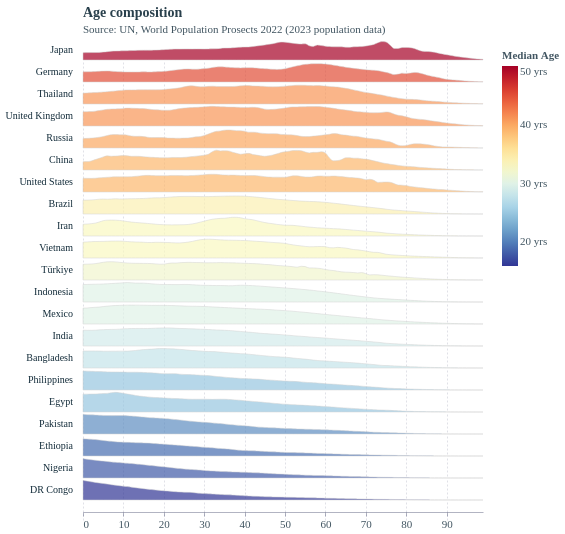

Describe this chart as a Vega-Lite specification.
### Vega-Lite specification from a JSON file in a GitHub repository (floating-point values rounded to 4 significant figures; data arrays with more than 128 entries replaced by an {"elided": "..."} marker saying what was removed)
{"config": {"font": "Circular Std", "text": {"color": "#676A86", "align": "left", "baseline": "middle", "dx": 7, "dy": 0, "fontSize": 11}, "view": {"stroke": null, "continuousWidth": 400, "continuousHeight": 300, "discreteWidth": 400, "discreteHeight": 300}, "bar": {"color": "#179fdb"}, "line": {"color": "#e6224b"}, "rule": {"color": "#676A86"}, "point": {"filled": true, "size": 80, "color": "#e6224b", "opacity": 0.95}, "geoshape": {"stroke": "white", "strokeWidth": 0.3}, "rect": {"fill": "#d6d4d4", "opacity": 0.3}, "axis": {"labelColor": "#676A86", "labelFontSize": 11, "labelFont": "Circular Std", "labelOpacity": 0.8, "tickColor": "#676A86", "tickOpacity": 0.5, "domainColor": "#676A86", "domainOpacity": 0.5, "gridColor": "#676A86", "gridDash": [2, 2], "gridOpacity": 0.5, "title": null, "titleColor": "#676A86", "titleOpacity": 0.8, "tickSize": 4}, "axisXDiscrete": {"grid": false, "labelAngle": 0, "tickCount": 10, "tickOpacity": 0.5, "title": null}, "axisYDiscrete": {"ticks": false, "labelPadding": 5}, "axisXTemporal": {"grid": false, "ticks": true}, "axisXQuantitative": {"grid": true}, "axisYQuantitative": {"gridColor": "#676A86", "gridDash": [1, 5], "gridOpacity": 0.5, "ticks": false, "labelPadding": 5, "tickCount": 8, "titleAngle": 0, "titleAlign": "left", "titleBaseline": "bottom", "titleX": 0, "titleY": -5}, "title": {"color": "#122b39E6", "subtitleColor": "#122b39CC", "font": "Circular Std", "subtitleFont": "Circular Std", "anchor": "start", "fontSize": 14, "subtitleFontSize": 11, "subtitlePadding": 4, "offset": 6, "frame": "group"}, "legend": {"titleColor": "#122b39", "title": null, "labelColor": "#122b39", "labelFontSize": 11}, "facet": {"spacing": 0}}, "data": {"name": "data-51585ead14e0c88fb4f70c5f27709898"}, "title": {"text": "Age composition", "anchor": "start", "dx": 0, "fontSize": 14, "frame": "group", "offset": 6, "subtitle": ["Source: UN, World Population Prosects 2022 (2023 population data)"]}, "facet": {"row": {"field": "Country", "header": {"labelAngle": 0, "labelAlign": "left", "labelAnchor": "end", "labelColor": "#122b39", "labelFont": "Circular Std"}, "sort": {"field": "Median_Age", "op": "mean", "order": "descending"}, "title": null, "type": "nominal"}}, "spec": {"mark": {"type": "area", "fillOpacity": 0.7, "interpolate": "monotone", "stroke": "lightgray", "strokeWidth": 0.5}, "encoding": {"fill": {"field": "Median_Age", "legend": {"gradientLength": 200, "title": "Median Age", "labelExpr": "datum.label + \" yrs\"", "labelFont": "Circular Std", "labelOpacity": 0.8, "labelFontSize": 11, "titleFont": "Circular Std", "titleOpacity": 0.8, "titleFontSize": 11}, "scale": {"scheme": "redyellowblue", "reverse": true}, "type": "quantitative"}, "x": {"axis": {"gridOpacity": 0.2, "labelColor": "#122b39", "labelFont": "Circular Std", "labelFontSize": 11, "labelOpacity": 0.8}, "bin": "binned", "field": "Age", "title": null, "type": "quantitative"}, "y": {"axis": null, "field": "Density", "scale": {"range": [10, -10]}, "type": "quantitative"}}, "height": 22, "width": 400}, "bounds": "flush", "resolve": {"scale": {"y": "independent"}}, "$schema": "https://vega.github.io/schema/vega-lite/v5.17.0.json", "datasets": {"data-51585ead14e0c88fb4f70c5f27709898": {"elided": "2100 records"}}}
